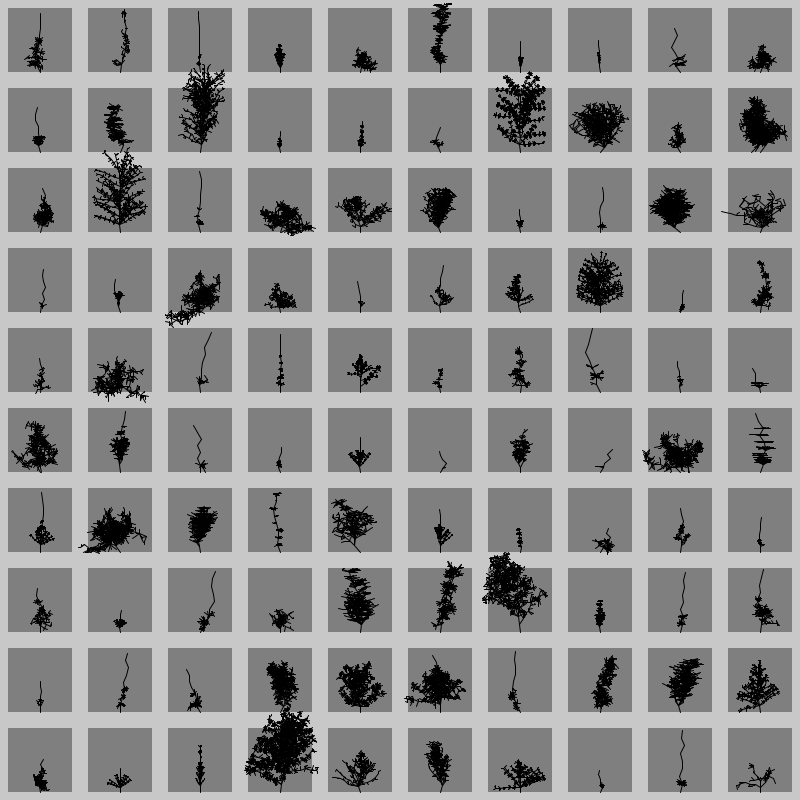
Frame 1 (no input)
Frame 60 (the mouse pressed at the canvas centre just before this capture): identical to frame 1, image omitted
Frame 120 (the mouse held since frame 60 and released just before this capture): identical to frame 1, image omitted

The Processing sketch that drew this single still picture (run headless with seeded random() and noise(); from frame 60 on, the mouse is pressed at the canvas centre):

// Processing sketch: processing_50944
// ── processing_50944.pde

void setup()
{
  size( 800, 800 );
  smooth();
  
  randomSeed( 0 );
  Render();
}

void draw()
{
  if( keyPressed )
    Render();
}

void Render() {
  background( 200 );
  
  fill( 127 );
  noStroke();
  for( int i = 0; i < 10; i++ ) {
    for( int j = 0; j < 10; j++ ) {
      quad( (i*16) + (i*64) + 8, (j*16) + (j*64) + 8,
            (i*16) + (i*64) + 8, (j*16) + ((j+1)*64) + 8,
            (i*16) + ((i+1)*64) + 8, (j*16) + ((j+1)*64) + 8,
            (i*16) + ((i+1)*64) + 8, (j*16) + (j*64) + 8 );
    }
  }
  
  pushMatrix();
  translate( 40.0f, 72.0f );
  for( int i = 0; i < 10; i++ ) {
    
    pushMatrix();
    for( int j = 0; j < 10; j++ ) {
      trunk( random(6.0f), random(4.0f, 8.0f), random(8.0f, 16.0f), random(120.0f), random(16.0f), random(6.0f), random(8.0f) );
      translate( 0.0f, 80.0f );
    }
    popMatrix();
    translate( 80, 0.0f );
  }
  popMatrix();
}

// squiggly   - bends in the trunk and branches
// heighty    - height of the tree
// branchy    - quantity of branches
// angley     - angle of branches to trunk
// subbranchy - quantity of subbranches
// widthy     - length of branches
// tapery     - decrease in branch length with height
void trunk( float squiggly, float heighty, float branchy, float angley, float subbranchy, float widthy, float tapery )
{
  stroke( 0 );
  PVector trunkPosition = new PVector( 0.0f, 0.0f );
  for( int i = 0; i < heighty; i++ )
  {
    PVector offset = new PVector( random( -squiggly, squiggly ), -heighty );
    line( trunkPosition.x, trunkPosition.y, trunkPosition.x + offset.x, trunkPosition.y + offset.y );
    trunkPosition.add( offset );
    
    pushMatrix();
    translate( trunkPosition.x, trunkPosition.y );
    float branchCount = random( branchy );
    for( int j = 0; j < branchCount; j++ )
      branch( squiggly, angley, subbranchy, widthy - ((i/heighty) * tapery) );
    popMatrix();
  }
}

void branch( float squiggly, float angley, float subbranchy, float widthy )
{
  pushMatrix();
  rotate( radians( random(-angley, angley) ) );
  
  PVector branchPosition = new PVector( 0.0f, 0.0f );
  for( int i = 0; i < widthy; i++ )
  {
    PVector offset = new PVector( random( -squiggly, squiggly ), -widthy );
    line( branchPosition.x, branchPosition.y, branchPosition.x + offset.x, branchPosition.y + offset.y );
    branchPosition.add( offset );
    
    pushMatrix();
    translate( branchPosition.x, branchPosition.y );
    float subbranchCount = random( subbranchy );
    for( int j = 0; j < subbranchCount; j++ )
      branch( squiggly, angley, 0.0f, widthy/4.0f );
    popMatrix();
  }
  popMatrix();
}
